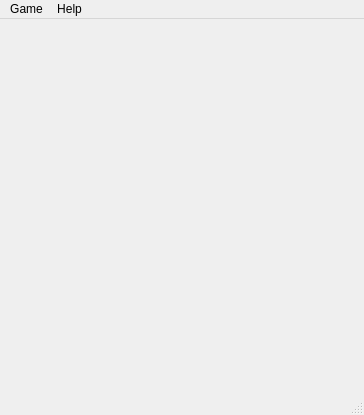
<?xml version="1.0" encoding="UTF-8"?>
<ui version="4.0">
 <class>MainWindow</class>
 <widget class="QMainWindow" name="MainWindow">
  <property name="geometry">
   <rect>
    <x>0</x>
    <y>0</y>
    <width>364</width>
    <height>415</height>
   </rect>
  </property>
  <property name="windowTitle">
   <string>Sudoku</string>
  </property>
  <property name="windowIcon">
   <iconset>
    <normaloff>sudoku.png</normaloff>sudoku.png</iconset>
  </property>
  <widget class="QWidget" name="centralwidget">
   <layout class="QGridLayout" name="gridLayout">
    <item row="0" column="0">
     <layout class="QGridLayout" name="gr_ds"/>
    </item>
   </layout>
  </widget>
  <widget class="QMenuBar" name="menubar">
   <property name="geometry">
    <rect>
     <x>0</x>
     <y>0</y>
     <width>364</width>
     <height>22</height>
    </rect>
   </property>
   <widget class="QMenu" name="menuGame">
    <property name="title">
     <string>Game</string>
    </property>
    <widget class="QMenu" name="menuChane_Mode">
     <property name="title">
      <string>Chane Mode</string>
     </property>
     <addaction name="actionlight"/>
     <addaction name="actiondark"/>
     <addaction name="actionpink"/>
     <addaction name="actiongreen"/>
    </widget>
    <addaction name="actionnew"/>
    <addaction name="actionOpen_File"/>
    <addaction name="menuChane_Mode"/>
   </widget>
   <widget class="QMenu" name="menuHelp">
    <property name="title">
     <string>Help</string>
    </property>
    <addaction name="actionAbout"/>
    <addaction name="actionHelp"/>
    <addaction name="separator"/>
    <addaction name="actionExit"/>
   </widget>
   <addaction name="menuGame"/>
   <addaction name="menuHelp"/>
  </widget>
  <widget class="QStatusBar" name="statusbar"/>
  <action name="actionnew">
   <property name="text">
    <string>New...</string>
   </property>
  </action>
  <action name="actionOpen_File">
   <property name="text">
    <string>Open File</string>
   </property>
  </action>
  <action name="actionlight">
   <property name="text">
    <string>light</string>
   </property>
  </action>
  <action name="actiondark">
   <property name="text">
    <string>dark</string>
   </property>
  </action>
  <action name="actionpink">
   <property name="enabled">
    <bool>false</bool>
   </property>
   <property name="text">
    <string>pink</string>
   </property>
  </action>
  <action name="actiongreen">
   <property name="enabled">
    <bool>false</bool>
   </property>
   <property name="text">
    <string>green</string>
   </property>
  </action>
  <action name="actionAbout">
   <property name="text">
    <string>About</string>
   </property>
  </action>
  <action name="actionHelp">
   <property name="text">
    <string>Help</string>
   </property>
  </action>
  <action name="actionExit">
   <property name="text">
    <string>Exit</string>
   </property>
  </action>
 </widget>
 <resources/>
 <connections/>
</ui>
